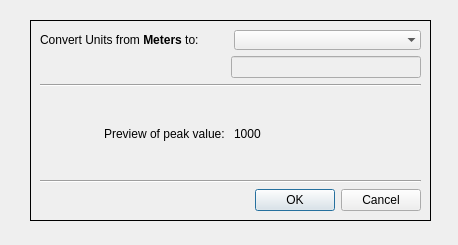
<?xml version="1.0" encoding="UTF-8"?>
<ui version="4.0">
 <class>Dialog</class>
 <widget class="QDialog" name="Dialog">
  <property name="geometry">
   <rect>
    <x>0</x>
    <y>0</y>
    <width>458</width>
    <height>245</height>
   </rect>
  </property>
  <property name="windowTitle">
   <string>Dialog</string>
  </property>
  <widget class="QFrame" name="verticalFrame">
   <property name="geometry">
    <rect>
     <x>30</x>
     <y>20</y>
     <width>401</width>
     <height>201</height>
    </rect>
   </property>
   <property name="frameShape">
    <enum>QFrame::Box</enum>
   </property>
   <layout class="QVBoxLayout" name="verticalLayout">
    <item>
     <layout class="QHBoxLayout" name="horizontalLayout">
      <item>
       <widget class="QLabel" name="label">
        <property name="text">
         <string>&lt;html&gt;&lt;head/&gt;&lt;body&gt;&lt;p&gt;Convert Units from &lt;span style=&quot; font-weight:600;&quot;&gt;Meters&lt;/span&gt; to: &lt;/p&gt;&lt;/body&gt;&lt;/html&gt;</string>
        </property>
       </widget>
      </item>
      <item>
       <widget class="QComboBox" name="comboBox_2">
        <property name="frame">
         <bool>false</bool>
        </property>
       </widget>
      </item>
     </layout>
    </item>
    <item>
     <layout class="QHBoxLayout" name="horizontalLayout_3">
      <item>
       <spacer name="horizontalSpacer">
        <property name="orientation">
         <enum>Qt::Horizontal</enum>
        </property>
        <property name="sizeHint" stdset="0">
         <size>
          <width>40</width>
          <height>20</height>
         </size>
        </property>
       </spacer>
      </item>
      <item>
       <widget class="QLineEdit" name="lineEdit">
        <property name="enabled">
         <bool>false</bool>
        </property>
       </widget>
      </item>
     </layout>
    </item>
    <item>
     <widget class="Line" name="line">
      <property name="orientation">
       <enum>Qt::Horizontal</enum>
      </property>
     </widget>
    </item>
    <item>
     <layout class="QHBoxLayout" name="horizontalLayout_2">
      <item>
       <widget class="QLabel" name="label_2">
        <property name="text">
         <string>Preview of peak value: </string>
        </property>
        <property name="alignment">
         <set>Qt::AlignRight|Qt::AlignTrailing|Qt::AlignVCenter</set>
        </property>
       </widget>
      </item>
      <item>
       <widget class="QLabel" name="label_3">
        <property name="text">
         <string>1000</string>
        </property>
       </widget>
      </item>
     </layout>
    </item>
    <item>
     <widget class="Line" name="line_2">
      <property name="orientation">
       <enum>Qt::Horizontal</enum>
      </property>
     </widget>
    </item>
    <item>
     <widget class="QDialogButtonBox" name="buttonBox">
      <property name="orientation">
       <enum>Qt::Horizontal</enum>
      </property>
      <property name="standardButtons">
       <set>QDialogButtonBox::Cancel|QDialogButtonBox::Ok</set>
      </property>
     </widget>
    </item>
   </layout>
  </widget>
 </widget>
 <resources/>
 <connections/>
</ui>
